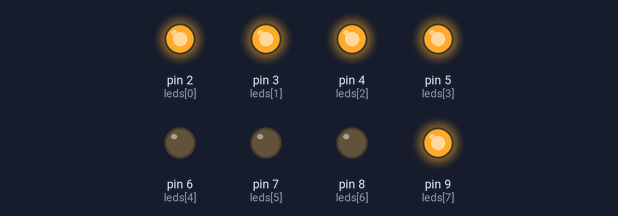
The sketch below on a simulated Arduino Uno, built with avr-gcc and run on an emulated ATmega328P. Shown: output pins drawn as LEDs (lit = HIGH). Random numbers use the default seed unless the sketch sets one.

Above: at 0.65 s.
At 3.86 s:
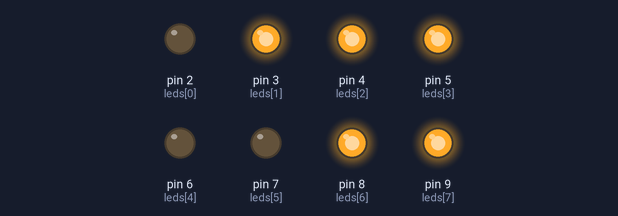
At 11.79 s:
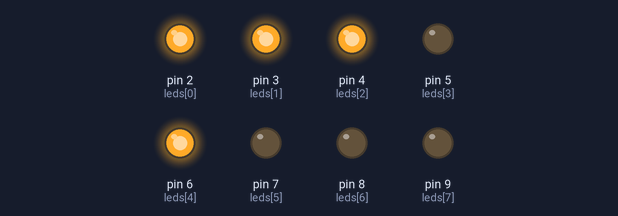
At 21.38 s:
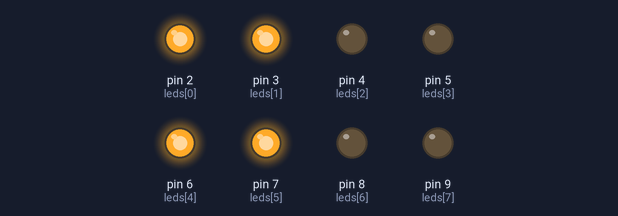
At 30.9 s:
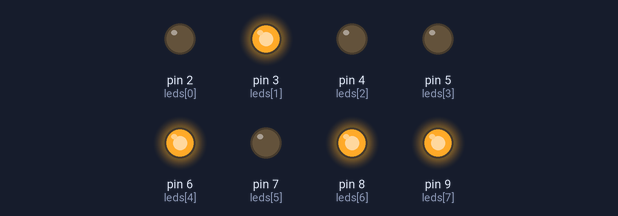
At 39.9 s:
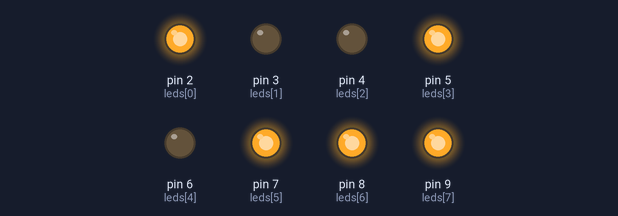
Timing chart, 0 to 40.0 s (numbered marks = the images above):
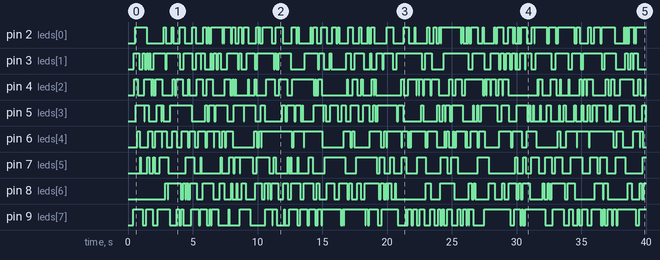

Measured:
- by itself, pin 2 (leds[0]): LOW → HIGH at 0.55 s, → LOW 0.90 s later, → HIGH 1.3 s later, → LOW 0.15 s later, … (117 changes in this stretch)
- by itself, pin 3 (leds[1]): LOW → HIGH at 0.45 s, → LOW 0.40 s later, → HIGH 0.30 s later, → LOW 0.15 s later, … (90 changes in this stretch)
- by itself, pin 6 (leds[4]): LOW → HIGH at 0.70 s, → LOW 0.20 s later, → HIGH 0.65 s later, → LOW 0.30 s later, … (86 changes in this stretch)
- by itself, pin 9 (leds[7]): LOW → HIGH at 0.40 s, → LOW 0.75 s later, → HIGH 0.25 s later, → LOW 0.50 s later, … (99 changes in this stretch)

The sketch:

Random.ino
```cpp
int leds[8] = {2,3,4,5,6,7,8,9};
int e = 50;

void setup(){
  for (int jj; jj<sizeof(leds)/sizeof(int);jj++){
    pinMode(leds[jj],OUTPUT);
    delay(e);
  }
}

void loop(){
  digitalWrite(leds[random(0,sizeof(leds)/sizeof(int))],HIGH);
  delay(e);
  digitalWrite(leds[random(0,sizeof(leds)/sizeof(int))],LOW);
  }
```
